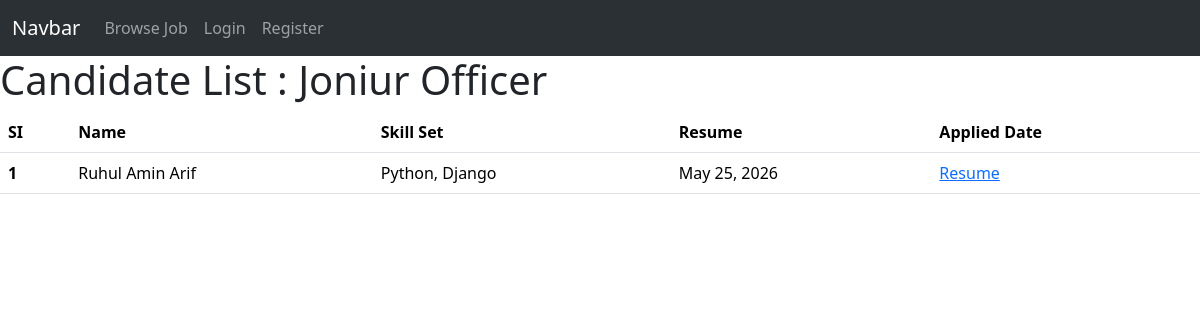
/candidate-list/1/, run on the app's committed database.
### JobPortalApp/models.py (models this page shows, shortened)
class JobPostingModel(models.Model):
    posted_by=models.ForeignKey(RecruiterProfileModel,on_delete=models.CASCADE,
                                related_name='posted_job',null=True)
    Category=models.ForeignKey(CategoryModel,on_delete=models.CASCADE,null=True)
    title=models.CharField(max_length=100,null=True)
    number_of_openings=models.PositiveIntegerField(null=True)
    description=models.TextField(null=True)
    skill_set=models.TextField(null=True)
    deadline=models.DateField(null=True)
    salary=models.FloatField(null=True)
    created_at=models.DateField(auto_now_add=True,null=True)
    updated_at=models.DateField(auto_now=True,null=True)

class ApplyingJobModel(models.Model):
    applied_by=models.ForeignKey(SeekerProfileModel,on_delete=models.CASCADE,
                                related_name='applied_info',null=True)
    applied_job=models.ForeignKey(JobPostingModel,on_delete=models.CASCADE,
                                related_name='applied_job',null=True)
    resume=models.FileField(upload_to='seeker_resume',null=True)
    applied_at=models.DateField(auto_now_add=True,null=True)

class SeekerProfileModel(models.Model):
    seeker=models.OneToOneField(UserCustomModel,on_delete=models.CASCADE,
                                   related_name='seeker_profile',null=True)
    address=models.TextField(null=True)
    contact=models.CharField(max_length=20,null=True)
    profile_image=models.ImageField(upload_to='seeker_image',null=True)
    skill_set=models.TextField(null=True)
    created_at=models.DateField(auto_now_add=True,null=True)
    updated_at=models.DateField(auto_now=True,null=True)

class UserCustomModel(AbstractUser):
    USER_TYPE=[
        ('Recruiter','Recruiter'),
        ('Seeker','Seeker')
    ]
    display_name=models.CharField(max_length=100,null=True)
    user_type=models.CharField(choices=USER_TYPE,max_length=20,null=True)

### JobPortalApp/views.py (the view)
# urls.py: path('candidate-list/<int:id>/',candidate_list,name='candidate_list'),
def candidate_list(request,id):
    job_data=JobPostingModel.objects.get(id=id)
    candidate_data=ApplyingJobModel.objects.filter(applied_job=job_data)
    context={
        'candidate_data':candidate_data,
        'job_data':job_data,
        'title':'Candidate List Page'
    }
    return render(request,'candidate-list.html',context)

### JobPortalApp/templates/candidate-list.html (shortened to what this page needs)
{% extends 'master/base.html' %}
{% block content %}
<h1>Candidate List : {{job_data.title}}</h1>
<table class="table">
  <thead>
    <tr>
      <th scope="col">SI</th>
      <th scope="col">Name</th>
      <th scope="col">Skill Set</th>
      <th scope="col">Resume</th>
      <th scope="col">Applied Date</th>
    </tr>
  </thead>
  <tbody>
    {% for data in candidate_data %}
    <tr>
      <th scope="row">{{forloop.counter}}</th>
      <td>{{data.applied_by.seeker.display_name}}</td>
      <td>{{data.applied_by.skill_set}}</td>
      <td>{{data.applied_at}}</td>
      <td>
      {% if data.resume %}
        <a href="{{data.resume.url}}" target="_blank">Resume</a>
      {% endif %}
        </td>
    </tr>
    {% endfor %}
  </tbody>
</table>
{% endblock content %}

### data on the page
JobPostingModel: title "Joniur Officer"
ApplyingJobModel: applied_by.seeker.display_name "Ruhul Amin Arif", applied_by.skill_set "Python, Django", applied_at "May 25, 2026"
